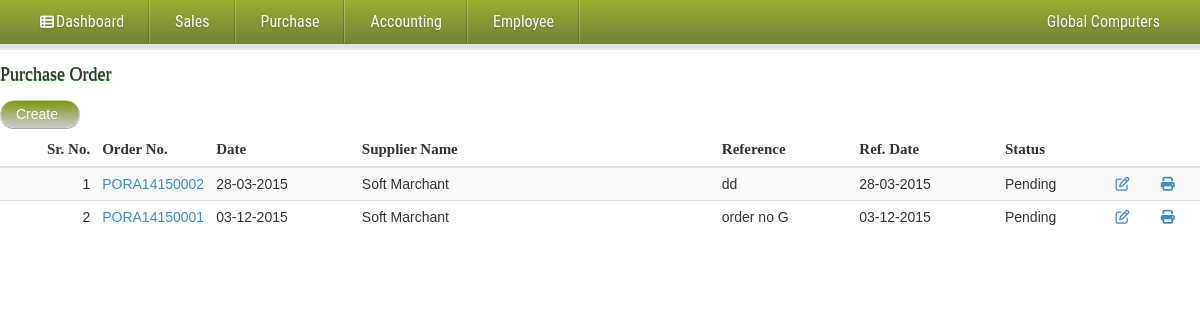
Screenshot of /admin/purchase_order.php (signed in) with the database file from the repository.
### tables this page shows
CREATE TABLE IF NOT EXISTS `pur_order_master` (
  `po_id` varchar(20) NOT NULL,
  `po_date` varchar(12) NOT NULL,
  `supplier_id` int(10) NOT NULL,
  `reference` varchar(10) NOT NULL,
  `reference_date` varchar(12) NOT NULL,
  `tax` varchar(50) NOT NULL,
  `is_deleted` varchar(1) NOT NULL,
  `status` varchar(1) NOT NULL,
  `delivery_date` varchar(12) NOT NULL,
  `remark` varchar(200) NOT NULL,
  `entry_date` datetime NOT NULL,
  PRIMARY KEY (`po_id`)
);

CREATE TABLE IF NOT EXISTS `supplier_master` (
  `supplier_id` int(10) NOT NULL AUTO_INCREMENT,
  `supplier_name` varchar(100) NOT NULL,
  `address` varchar(200) NOT NULL,
  `city` varchar(50) NOT NULL,
  `state` varchar(50) NOT NULL,
  `pincode` int(6) NOT NULL,
  `mobile_no` varchar(10) NOT NULL,
  `phone_no` varchar(15) NOT NULL,
  `designation` varchar(100) NOT NULL,
  `email_id` varchar(50) NOT NULL,
  `contact_name` varchar(100) NOT NULL,
  `vat_tin_no` int(11) NOT NULL,
  `cst_no` int(11) NOT NULL,
  `iscompany` varchar(1) NOT NULL,
  `is_deleted` int(1) NOT NULL,
  `entry_date` datetime NOT NULL,
  PRIMARY KEY (`supplier_id`)
);

### admin/purchase_order.php (the view, shortened to what this page needs)
<?php include_once("header.php");?>
<form action="" method="post" role="form">
	<h4 id="title">Purchase Order</h4>
	<a href="#modal" id="btn-create">Create</a>
  <div class="table-responsive">
    <table class="table table-striped">
      <thead>
        <tr>
			<th style="text-align:right"><b id="b-title">Sr. No.</b></th>
          <th><b id="b-title">Order No.</b></th>
          <th><b id="b-title">Date</b></th>
		  <th><b id="b-title">Supplier Name</b></th>
		  <th><b id="b-title">Reference</b></th>
		  <th><b id="b-title">Ref. Date</b></th>
          <th colspan="3"><b id="b-title">Status</b></th>
        </tr>
      </thead>
      <tbody>
		  <?php
	 echo "<tr>";
	 $i=1;
	 $rs=mysql_query("select a.po_id,supplier_name,po_date,reference,reference_date,status from pur_order_master a,supplier_master b where  a.supplier_id=b.supplier_id and a.is_deleted='0'  group by a.po_id order by a.entry_date desc")or die(mysql_error());
	 if(mysql_num_rows($rs)==0)
	  	echo '<tr><td colspan="6"><b style="color:#CC0000">No Purchase Order Found...</b></td></tr>';
	 else
	{
	  while($row=mysql_fetch_array($rs))
	  {
	  	echo  '<td style="text-align:right">'.$i++.'</td>';
	  	echo '<td width=8%><a href="purchase.php?tmpid='.$row['po_id'].'&list=view_pur_order">'.strtoupper($row['po_id']).'</td>';
		echo "<td>".date("d-m-Y",strtotime($row['po_date']))."</td>";
	  	echo "<td width=30%>".ucwords($row['supplier_name'])."</td>";
	 	echo '<td>'.$row['reference'].'</td>';
		echo '<td>'.date("d-m-Y",strtotime($row['reference_date'])).'</td>';
		if($row['status']=='0')
				$str="Pending";
			else
				$str="";
	  	echo "<td>".$str."</td>";
		echo'<td><a href="#id='.$row[0].'&update=pur_order" <i class="fa fa-edit"></i></a></td>';
		echo'<td><a href="purchase.php?print=purchase_order&id='.$row[0].'" <i class="fa fa-print"></i></a></td></tr>';
	  }
 	}
?>
      </tbody>
    </table>
  </div>
</form>

### styles/menu_style.css (style rules this page uses)
.fa { display:inline-block;font-family:FontAwesome;font-style:normal;font-weight:normal;line-height:1;-webkit-font-smoothing:antialiased;-moz-osx-font-smoothing:grayscale }
.fa-print:before { content:"\f02f" }
.fa-edit:before,.fa-pencil-square-o:before { content:"\f044" }

### styles/style.css (style rules this page uses)
#title { width:100%; font-family:Georgia, "Times New Roman", Times, serif; height:auto; margin-top:15px; text-shadow: 0 1px #006600; }
body { margin: 0; padding: 0; color: #414141; }
#b-title { font-family:"Times New Roman", Times, serif; font-size:15px; }
#btn-create { background: -webkit-linear-gradient(180deg, #CCCCCC, #79980d); background: -o-linear-gradient(180deg, #333333, #79980d); background: -moz-linear-gradient(180deg, #333333, #79980d); background: linear-gradient(1deg,#CCCCCC,#79980d); filter: progid:DXImageTransform.Microsoft.gradient(GradientType=0,StartColorStr='#f6f6f6', EndColorStr='#e1e1e1'); border: 1px solid #ccc; color:#FFFFFF; display:inline-block; min-width:80px; float:left; font-family:Verdana, Arial, Helvetica, sans-serif; margin-right:0px; margin-bottom:5px; padding:3px 0px; padding-left:15px; margin-top:5px; text-decoration:none; border-radius:20px; -moz-border-radius:20px; -webkit-border-radius:20px; -moz-box-shadow:0 1px rgba(0,0,0,.35); -webkit-box-shadow:0 1px rgba(0,0,0,.35); }

### styles/popup.css (style rules this page uses)
html, body, div, span, applet, object, iframe, h1, h2, h3, h4, h5, h6, p, blockquote, pre, a, abbr, acronym, address, big, cite, code, del, dfn, em, img, ins, kbd, q, s, samp, small, strike, strong, sub, sup, tt, var, b, u, i, center, dl, dt, dd, ol, ul, li, fieldset, form, label, legend, table, caption, tbody, tfoot, thead, tr, th, td, article, aside, canvas, details, embed, figure, figcaption, footer, header, hgroup, menu, nav, output, ruby, section, summary, time, mark, audio, video { margin: 0; padding: 0; border: 0; font-size: 100%; font: inherit; vertical-align: baseline; }
body { line-height: 1; }
table { border-collapse: collapse; border-spacing: 0; }

### rows the page displays
pur_order_master: po_id "PORA14150002", po_date "28-03-2015", supplier.supplier_name "Soft Marchant", reference "dd", reference_date "28-03-2015", status "Pending"
pur_order_master: po_id "PORA14150001", po_date "03-12-2015", supplier.supplier_name "Soft Marchant", reference "order no G", reference_date "03-12-2015", status "Pending"

### other values shown
$_SESSION['ossem_enterprise_name'] "Global Computers"
